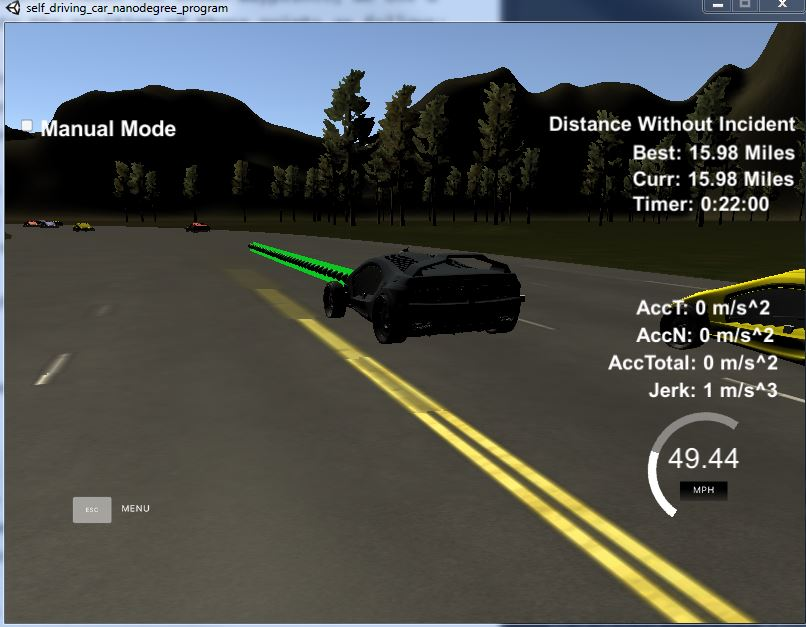
#> input picture P11-Path-Planning/img/screenshot.JPG, 806 x 627 px
$ python -i detect_vehicles.py   (imports and definitions only)   (older library calls are emulated)
#> lines starting #> are read from the running program, lines starting #| are printed output that depends on the picture
### P5-Vehicle-Detection/code/extract_features.py
import matplotlib.image as mpimg
import numpy as np
import cv2
from skimage.feature import hog
import pickle

# Define a function to return HOG features and visualization
def get_hog_features(img, orient, pix_per_cell, cell_per_block,
                        vis=False, feature_vec=True):
    # Call with two outputs if vis==True
    if vis == True:
        features, hog_image = hog(img, orientations=orient,
                                  pixels_per_cell=(pix_per_cell, pix_per_cell),
                                  cells_per_block=(cell_per_block, cell_per_block),
                                  transform_sqrt=False,
                                  visualise=vis, feature_vector=feature_vec)
        return features, hog_image
    # Otherwise call with one output
    else:
        features = hog(img, orientations=orient,
                       pixels_per_cell=(pix_per_cell, pix_per_cell),
                       cells_per_block=(cell_per_block, cell_per_block),
                       transform_sqrt=False,
                       visualise=vis, feature_vector=feature_vec)
        return features

# Define a function to compute binned color features
def bin_spatial(img, size=(32, 32)):
    # Use cv2.resize().ravel() to create the feature vector
    features = cv2.resize(img, size).ravel()
    # Return the feature vector
    return features

# Define a function to compute color histogram features
# NEED TO CHANGE bins_range if reading .png files with mpimg!
def color_hist(img, nbins=32, bins_range=(0, 256)):
    # Compute the histogram of the color channels separately
    channel1_hist = np.histogram(img[:,:,0], bins=nbins, range=bins_range)
    channel2_hist = np.histogram(img[:,:,1], bins=nbins, range=bins_range)
    channel3_hist = np.histogram(img[:,:,2], bins=nbins, range=bins_range)
    # Concatenate the histograms into a single feature vector
    hist_features = np.concatenate((channel1_hist[0], channel2_hist[0], channel3_hist[0]))
    # Return the individual histograms, bin_centers and feature vector
    return hist_features

# Define a function to extract features from a list of images
# Have this function call bin_spatial() and color_hist()
# [105 lines left out: functions extract_features, slide_window, draw_boxes, not called in this run]


### P5-Vehicle-Detection/code/find_lanes.py

# coding: utf-8

# ## Advanced Lane Finding Project
#
# The goals / steps of this project are the following:
#
# * Compute the camera calibration matrix and distortion coefficients given a set of chessboard images.
# * Apply a distortion correction to raw images.
# * Use color transforms, gradients, etc., to create a thresholded binary image.
# * Apply a perspective transform to rectify binary image ("birds-eye view").
# * Detect lane pixels and fit to find the lane boundary.
# * Determine the curvature of the lane and vehicle position with respect to center.
# * Warp the detected lane boundaries back onto the original image.
# * Output visual display of the lane boundaries and numerical estimation of lane curvature and vehicle position.

import numpy as np
import math
import cv2
import glob
import os
import pickle
import matplotlib.pyplot as plt
import matplotlib.image as mpimg
from line import Line
from threshold import combine_threshold, color_threshold
from moviepy.editor import VideoFileClip

#compute the camera calibration using chessboard images
# [55 lines left out: function calibrate, not called in this run]

#load the calibration matrix and distortion coefficients if available, otherwise calibrate the camera using chessboard corners.
def load_calib(calib_file):
#> called with calib_file = 'calib.p'
    if os.path.exists(calib_file):
        with open(calib_file, 'rb') as f:
#> (reads P5-Vehicle-Detection/code/calib.p from the repository)
            calib_dict = pickle.load(f)
            mtx = calib_dict["mtx"]
            dist = calib_dict["dist"]
            img_size = calib_dict["img_size"]
            print('calibration mtx and dist loaded. img_size={}'.format(img_size))
    else:
        mtx, dist, img_size = calibrate(calib_file)

    return mtx, dist, img_size

mtx, dist, img_size = load_calib('calib.p')

def undistort(img):
    undistorted = cv2.undistort(img, mtx, dist, None, mtx)
    return undistorted

default_src = np.float32(
        [[(img_size[0] / 2) - 60, img_size[1] / 2 + 100],
        [(img_size[0] / 6) - 10, img_size[1]],
        [(img_size[0] * 5 / 6) + 60, img_size[1]],
        [(img_size[0] / 2 + 55), img_size[1] / 2 + 100]])

default_dst = np.float32(
        [[(img_size[0] / 6) - 10, 0],
        [(img_size[0] / 6) - 10, img_size[1]],
        [(img_size[0] * 5 / 6) + 60, img_size[1]],
        [(img_size[0] * 5 / 6) + 60, 0]])

# [23 lines left out: function warp_perspective, not called in this run]

# Define conversions in x and y from pixels space to meters
ym_per_pix = 30/720 # meters per pixel in y dimension
xm_per_pix = 3.7/700 # meters per pixel in x dimension

#calculate radius of curvature
# [202 lines left out: functions calc_radius, check_slopes, fit_poly, refine_poly, draw_lane_lines, process_video_image, not called in this run]

#for challenge video, use different src points for warping
challenge_src = np.float32(
    [[(img_size[0] / 2) - 15, (img_size[1] * 2) / 3],
    [(img_size[0] / 4) - 30, img_size[1]],
    [(img_size[0] * 5 / 6), img_size[1]],
    [(img_size[0] / 2 + 93), (img_size[1] * 2) / 3]])

#use r_channel and s_channel threshold to identify the lanes in challenge video
# [8 lines left out: function process_challenge_video_image, not called in this run]

# [22 lines that do not run on import are left out]

### P5-Vehicle-Detection/code/detect_vehicles.py
import matplotlib.image as mpimg
import matplotlib.pyplot as plt
import numpy as np
import cv2
import glob
import time
from sklearn.svm import LinearSVC
from sklearn.preprocessing import StandardScaler
from skimage.feature import hog
from sklearn.model_selection import train_test_split
import pickle
import collections
from moviepy.editor import VideoFileClip
from scipy.ndimage.measurements import label
from extract_features import *
from find_lanes import *

# Define a function to extract features from a single image window
# This function is very similar to extract_features()
# just for a single image rather than list of images
def single_img_features(img, color_space='RGB', spatial_size=(32, 32),
                        hist_bins=32, orient=9,
                        pix_per_cell=8, cell_per_block=2, hog_channel=0,
                        spatial_feat=True, hist_feat=True, hog_feat=True):
    #1) Define an empty list to receive features
    img_features = []
    #2) Apply color conversion if other than 'RGB'
    if color_space != 'RGB':
        if color_space == 'HSV':
            feature_image = cv2.cvtColor(img, cv2.COLOR_RGB2HSV)
        elif color_space == 'LUV':
            feature_image = cv2.cvtColor(img, cv2.COLOR_RGB2LUV)
        elif color_space == 'HLS':
            feature_image = cv2.cvtColor(img, cv2.COLOR_RGB2HLS)
        elif color_space == 'YUV':
            feature_image = cv2.cvtColor(img, cv2.COLOR_RGB2YUV)
        elif color_space == 'YCrCb':
            feature_image = cv2.cvtColor(img, cv2.COLOR_RGB2YCrCb)
    else: feature_image = np.copy(img)
    #3) Compute spatial features if flag is set
    if spatial_feat == True:
        spatial_features = bin_spatial(feature_image, size=spatial_size)
        #4) Append features to list
        img_features.append(spatial_features)
    #5) Compute histogram features if flag is set
    if hist_feat == True:
        hist_features = color_hist(feature_image, nbins=hist_bins)
        #6) Append features to list
        img_features.append(hist_features)
    #7) Compute HOG features if flag is set
    if hog_feat == True:
        if hog_channel == 'ALL':
            hog_features = []
            for channel in range(feature_image.shape[2]):
                hog_features.extend(get_hog_features(feature_image[:,:,channel],
                                    orient, pix_per_cell, cell_per_block,
                                    vis=False, feature_vec=True))
        else:
            hog_features = get_hog_features(feature_image[:,:,hog_channel], orient,
                        pix_per_cell, cell_per_block, vis=False, feature_vec=True)
        #8) Append features to list
        img_features.append(hog_features)

    #9) Return concatenated array of features
    return np.concatenate(img_features)

# Define a function you will pass an image
# and the list of windows to be searched (output of slide_windows())
# [272 lines left out: functions search_windows, load_data, train, convert_color, find_cars, add_heat and 4 more, not called in this run]

def process_video(infile):
    clip1 = VideoFileClip(infile)
    return clip1.fl_image(process_image)

# [26 lines not run here, left out]


>>> import cv2
>>> picture = cv2.cvtColor(cv2.imread('../../P11-Path-Planning/img/screenshot.JPG'), cv2.COLOR_BGR2RGB)
>>> result = single_img_features(picture)
#> in bin_spatial, `features = cv2.resize(img, size).ravel()`: features = 3072 values, max 255 at index 581, min 0 at index 492, mean 73.48
#> in single_img_features, `spatial_features = bin_spatial(feature_image, size=spatial_size)`: spatial_features has the same summary as features in bin_spatial
#> in color_hist, `hist_features = np.concatenate((channel1_hist[0], channel2_hist[0], ch..`: hist_features = 96 values, max 117378 at index 71, min 576 at index 82, mean 15792.6
#> in get_hog_features, `features = hog(img, orientations=orient, pixels_per_cell=(pix_per_cell..`:
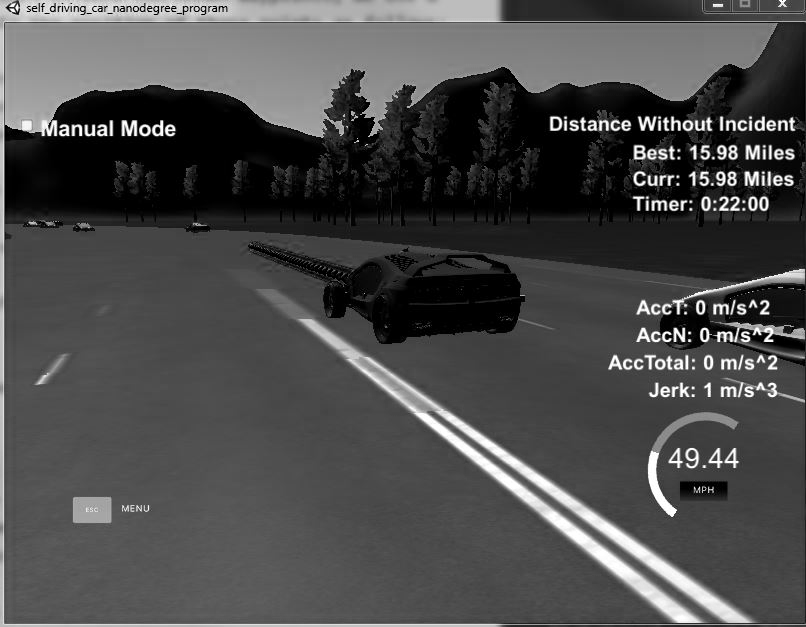
#> img: shape (627, 806); min 0, max 255, mean 74.9
